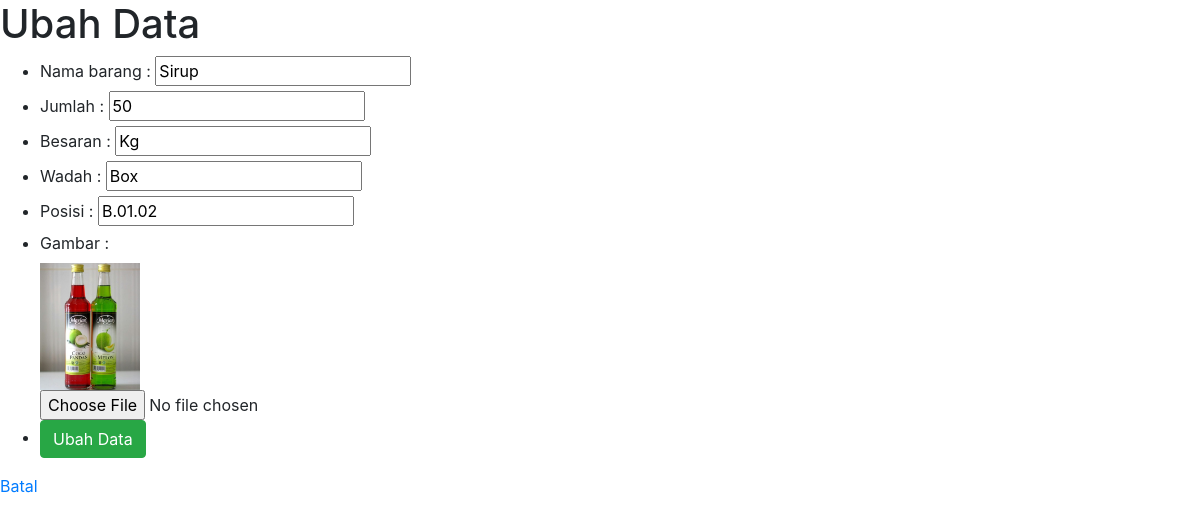
/ubah.php?id=4, run on the app's committed database.
### tables this page shows
CREATE TABLE `gudang` (
  `id` int(11) NOT NULL,
  `gambar` varchar(64) NOT NULL,
  `namabarang` varchar(128) NOT NULL,
  `jumlah` int(11) NOT NULL,
  `besaran` char(16) NOT NULL,
  `wadah` varchar(32) NOT NULL,
  `posisi` varchar(16) NOT NULL
);

### functions.php (called while the page is built, shortened)
<?php
$conn = mysqli_connect("localhost", "root", "", "phpdasar");
function query($query)
{
    global $conn;
    $result = mysqli_query($conn, $query);
    $rows = [];
    while ($row = mysqli_fetch_assoc($result)) {
        $rows[] = $row;
    }
    return $rows;
}

### ubah.php (the view, shortened to what this page needs)
<?php
require 'functions.php';
$id = $_GET["id"];
$gdg = query("SELECT * FROM gudang WHERE id = $id")[0];
?>
<!DOCTYPE html>
<html lang="en">
<head>
    <link rel="stylesheet" href="css/bootstrap.css">
</head>
<body>
    <h1>Ubah Data</h1>
    <form action="" method="post" enctype="multipart/form-data">
        <ul>
            <li>
                <label for="namabarang">Nama barang :</label>
                <input type="text" name="namabarang" id="namabarang" required value="<?= $gdg["namabarang"]; ?>">
            </li>
            <li>
                <label for="jumlah">Jumlah :</label>
                <input type="text" name="jumlah" id="jumlah" value="<?= $gdg["jumlah"]; ?>">
            </li>
            <li>
                <label for=" besaran">Besaran :</label>
                <input type="text" name="besaran" id="besaran" value="<?= $gdg["besaran"]; ?>">
            </li>
            <li>
                <label for=" wadah">Wadah :</label>
                <input type="text" name="wadah" id="wadah" value="<?= $gdg["wadah"]; ?>">
            </li>
            <li>
                <label for=" posisi">Posisi :</label>
                <input type="text" name="posisi" id="posisi" value="<?= $gdg["posisi"]; ?>">
            </li>
            <li>
                <label for=" gambar">Gambar :</label> <br>
                <img src="img/<?= $gdg["gambar"]; ?>" alt="" width="100"> <br>
                <input type="file" name="gambar" id="gambar">
            </li>
            <li>
                <button type=" submit" name="submit" class="btn btn-success">Ubah Data</button>
            </li>
        </ul>
        <a href="index.php">Batal</a>
    </form>
</body>
</html>

### data on the page
gudang: namabarang "Sirup", jumlah "50", besaran "Kg", wadah "Box", posisi "B.01.02", gambar (picture)
